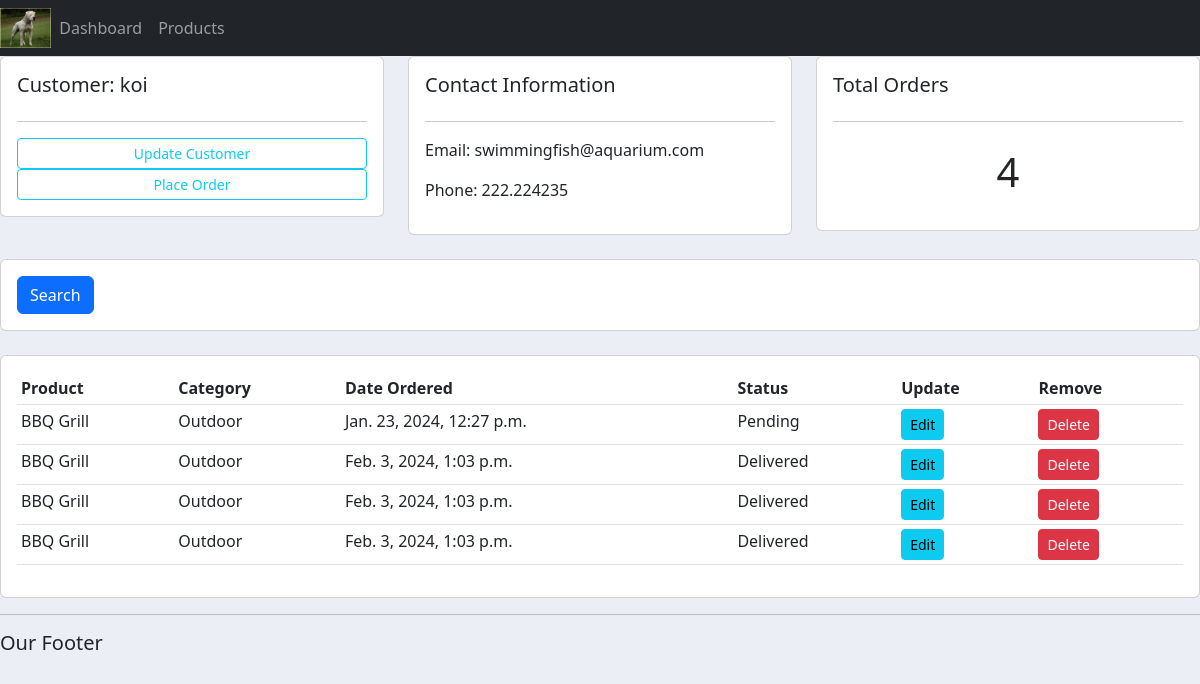
The page /customer/5/ on the database its author committed.
### accounts/models.py (models this page shows, shortened)
class Customer(models.Model):
    name = models.CharField(max_length=50, null=True) #null=True essentially makes it OK to not set a default value
    phone = models.CharField(max_length=30, null=True)
    email = models.CharField(max_length=50, null=True)
    date_created = models.DateTimeField(auto_now_add=True)

class Order(models.Model):
    STATUS = (
                ('Pending', 'Pending'),
                ('Out for delivery', 'Out for delivery'),
                ('Delivered', 'Delivered')
    )
    customer = models.ForeignKey(Customer, null=True, on_delete=models.SET_NULL)
    product = models.ForeignKey(Product, null=True, on_delete=models.SET_NULL)
    date_created = models.DateTimeField(auto_now_add=True)
    status = models.CharField(max_length=50, null=True, choices=STATUS)

class Product(models.Model):
    CATEGORY = (
                    ('Indoor', 'Indoor'),
                    ('Outdoor', 'Outdoor'),
    )
    name = models.CharField(max_length=50, null=True)
    price = models.FloatField(null=True)
    category = models.CharField(max_length=200, null=True, choices=CATEGORY)
    description = models.CharField(max_length=200, null=True, blank=True)
    date_created = models.DateTimeField(auto_now_add=True)
    tags = models.ManyToManyField(Tag)
    def __str__(self):
        return self.name

### accounts/views.py (the view)
# urls.py: path('customer/<str:pk>/', views.customer, name='customer'),
def customer(request, pk):
    customer = Customer.objects.get(id=pk) #to get the specific Customer via Primar Key (pk)
    total_order = customer.order_set.all().count()
    orders = customer.order_set.all()
    context = {'customer' : customer,
               'total_order' : total_order,
               'orders' : orders,
               }
    return render(request, 'accounts/customer.html', context)

### accounts/templates/accounts/customer.html (shortened to what this page needs)
{% extends 'accounts/main.html' %}
{% block content %}
<div class="row">
    <div class="col-md">
        <div class="card card-body">
            <h5>Customer: {{customer.name}}</h5>
            <hr>
            <a class="btn btn-outline-info  btn-sm btn-block" href="">Update Customer</a>
            <a class="btn btn-outline-info  btn-sm btn-block" href="{% url 'create_order' customer.id %}">Place Order</a>
        </div>
    </div>
    <div class="col-md">
        <div class="card card-body">
            <h5>Contact Information</h5>
            <hr>
            <p>Email: {{customer.email}} </p>
            <p>Phone: {{customer.phone}}</p>
        </div>
    </div>
    <div class="col-md">
        <div class="card card-body">
            <h5>Total Orders</h5>
            <hr>
            <h1 style="text-align: center;padding: 10px">{{total_order}}</h1>
        </div>
    </div>
</div>
<br>
<div class="row">
    <div class="col">
        <div class="card card-body">
            <form method="get">
                <button class="btn btn-primary" type="submit">Search</button>
            </form>
        </div>
    </div>
</div>
<br>
<div class="row">
    <div class="col-md">
        <div class="card card-body">
            <table class="table table-sm">
                <tr>
                    <th>Product</th>
                    <th>Category</th>
                    <th>Date Ordered</th>
                    <th>Status</th>
                    <th>Update</th>
                    <th>Remove</th>
                </tr>
                {% for order in orders  %}
                <tr>
                    <td>{{order.product}}</td>
                    <td>{{order.product.category}}</td>
                    <td>{{order.date_created}}</td>
                    <td>{{order.status}}</td>
                    <td><a href="{% url 'update_order' order.id %}" class="btn btn-sm btn-info">Edit</a></td>
                    <td><a href="{% url 'delete_order' order.id %}" class="btn btn-sm btn-danger">Delete</a></td>
                </tr>
                {% endfor %}
            </table>
        </div>
    </div>
</div>
{% endblock  %}

### static/css/main.css (style rules this page uses)
body { background-color: #ebeff5; }

### rows shown on the page
Customer: name "koi", email "swimmingfish@aquarium.com", phone "222.224235"
Order: product "BBQ Grill", product.category "Outdoor", date_created "Jan. 23, 2024, 12:27 p.m.", status "Pending"
Order: product "BBQ Grill", product.category "Outdoor", date_created "Feb. 3, 2024, 1:03 p.m.", status "Delivered"
Order: product "BBQ Grill", product.category "Outdoor", date_created "Feb. 3, 2024, 1:03 p.m.", status "Delivered"
Order: product "BBQ Grill", product.category "Outdoor", date_created "Feb. 3, 2024, 1:03 p.m.", status "Delivered"

### other values the page prints
{{ total_order }} "4"
